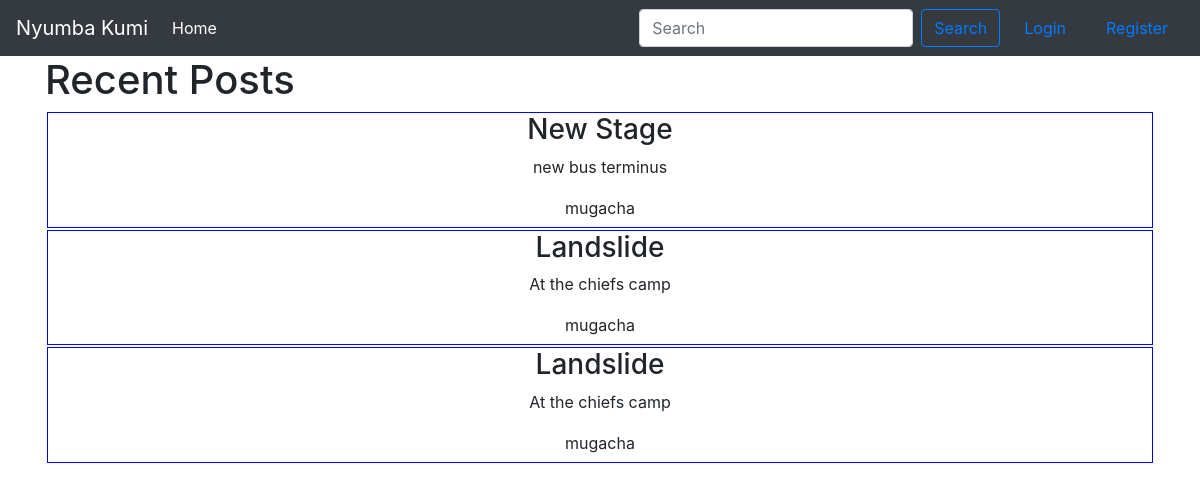
/, run on an earlier commit of the app's database.
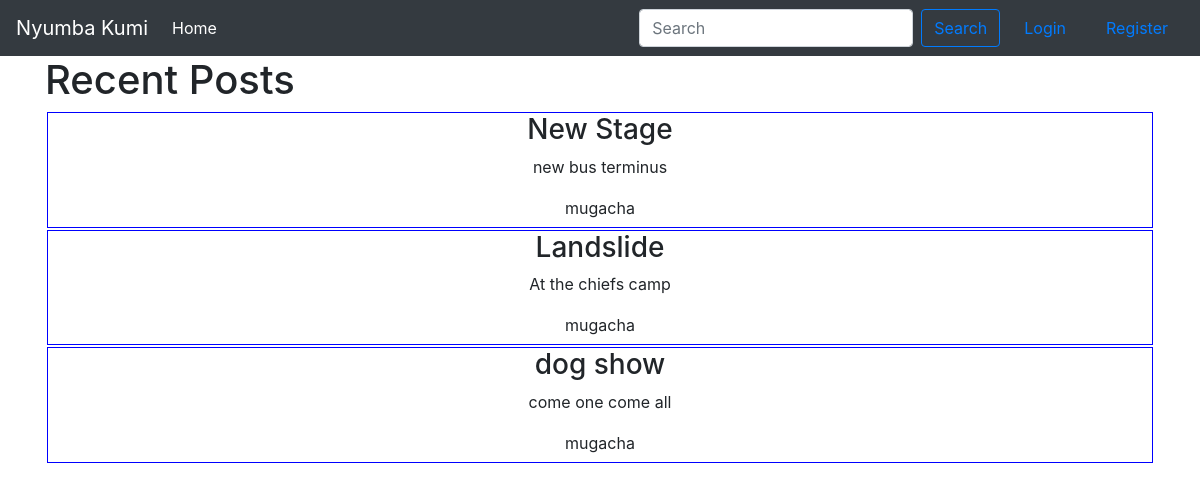
And on a later commit of the database.
### posts/models.py (models this page shows, shortened)
class Post(models.Model):
    title = models.CharField(max_length=100)
    description = models.TextField()
    author = models.ForeignKey(User, on_delete=models.CASCADE)

### posts/views.py (the view)
# urls.py: path('', views.PostListView.as_view(), name="home"),
class PostListView(ListView):
    model = Post

### templates/posts/post_list.html
{% extends 'nyumba_kumi/base.html' %}
{% block content %}
    <h1>Recent Posts</h1>
    {% for post in object_list %}
        <div style="text-align: center;border: 1px solid blue;margin: 2px">
            <h3>{{ post.title }}</h3>
            <p>{{ post.description }}</p>
            <h5>
                <small>{{ post.author }}</small>
            </h5>
        </div>
    {% endfor %}
{% endblock content %}

### templates/nyumba_kumi/base.html (shortened to what this page needs)
{% load static %}
<!DOCTYPE html>
<html lang="en">
<head>
    <link rel="stylesheet" href="https://maxcdn.bootstrapcdn.com/bootstrap/4.3.1/css/bootstrap.min.css">
    <link rel="stylesheet" href="https://use.fontawesome.com/releases/v5.0.13/css/all.css"
>
</head>
<body>
<nav class="navbar navbar-expand-lg navbar-dark bg-dark">
    <a class="navbar-brand" href="{% url "home" %}">Nyumba Kumi</a>
    <div class="collapse navbar-collapse" id="navbarSupportedContent">
        <ul class="navbar-nav mr-auto">
            <li class="nav-item active">
                <a class="nav-link" href="{% url "home" %}">Home <span class="sr-only">(current)</span></a>
            </li>
        </ul>
        <form class="form-inline my-2 my-lg-0">
            <input class="form-control mr-sm-2" type="search" placeholder="Search" aria-label="Search">
            <button class="btn btn-outline-primary my-2 my-sm-0" type="submit">Search</button>
        </form>
        {% if user.is_authenticated %}
            <a href="#" class="nav-item nav-link ml-5">Logout</a>
        {% else %}
            <a href="#" class="nav-item nav-link ml-2">Login</a>
            <a href="#" class="nav-item nav-link ml-2">Register</a>
        {% endif %}
    </div>
</nav>
<div class="container">
    {% block content %}
    {% endblock content %}
</div>
</body>
</html>

What changed in the data, as far as the page shows it:
removed Post: title "Landslide", description "At the chiefs camp", author "mugacha"
added Post: title "dog show", description "come one come all", author "mugacha"
